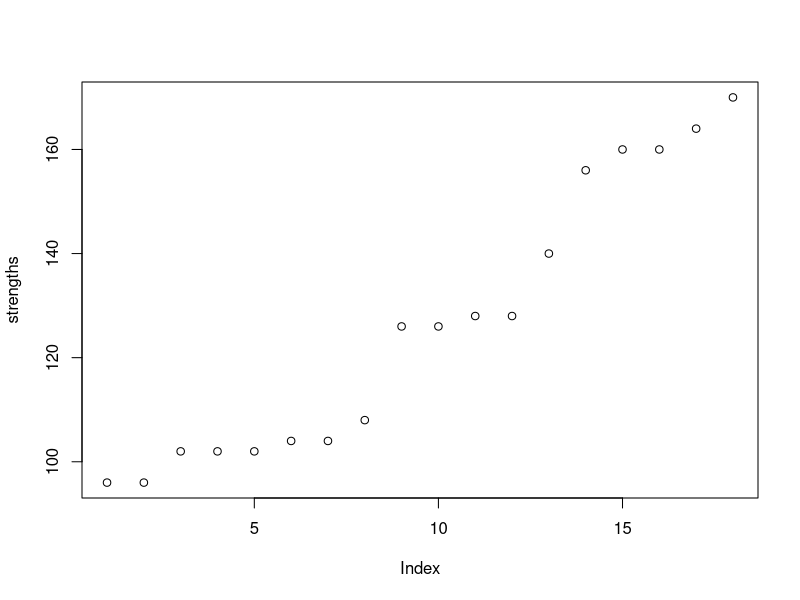

This chart was generated by the following R code:
strengths <- c(
				96, 96, 102, 102, 102, 104, 104, 108, 126, 126,
				128, 128, 140, 156, 160, 160, 164, 170)

mean(strengths)
sd(strengths)

plot(strengths)
